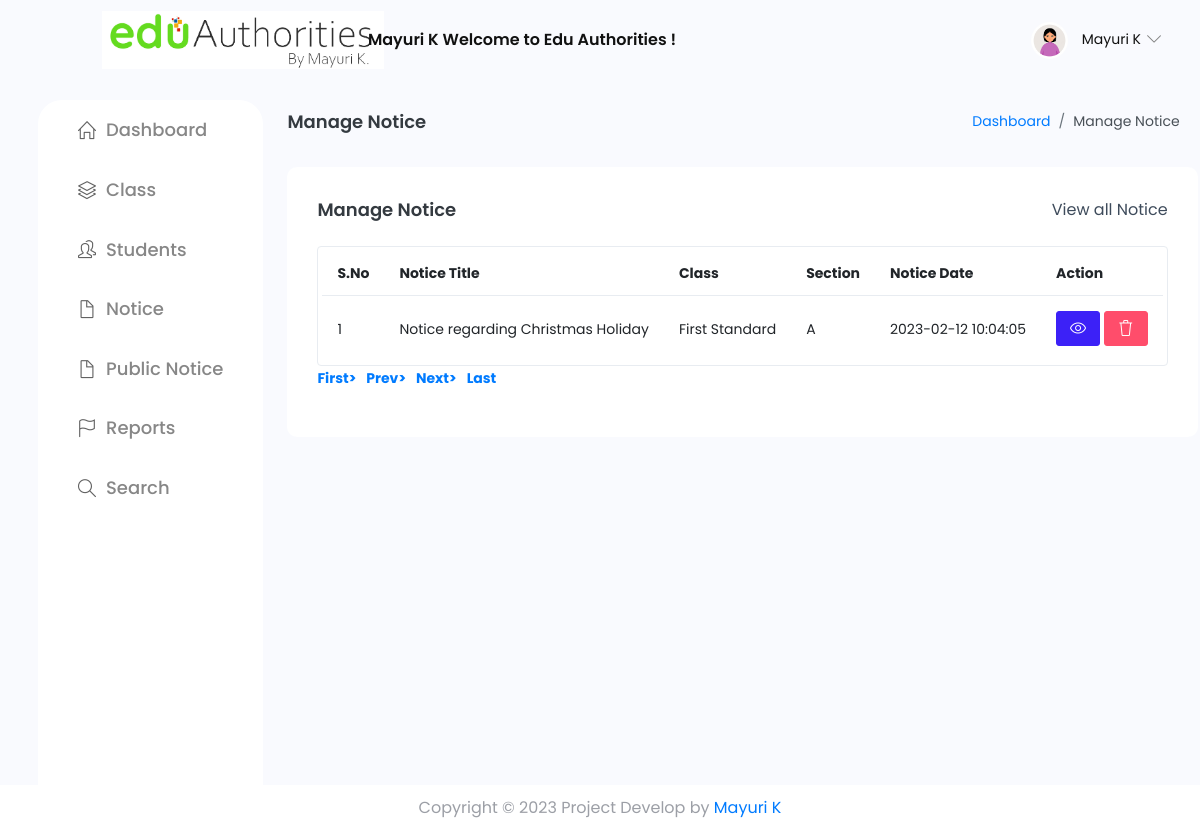
The page /manage-notice.php (signed in) on the database its author committed.
### tables this page shows
CREATE TABLE `tblnotice` (
  `ID` int(5) NOT NULL,
  `NoticeTitle` mediumtext DEFAULT NULL,
  `ClassId` int(10) DEFAULT NULL,
  `NoticeMsg` mediumtext DEFAULT NULL,
  `CreationDate` timestamp NULL DEFAULT current_timestamp()
);

CREATE TABLE `tblclass` (
  `ID` int(5) NOT NULL,
  `ClassName` varchar(50) DEFAULT NULL,
  `Section` varchar(20) DEFAULT NULL,
  `CreationDate` timestamp NULL DEFAULT current_timestamp()
);

### manage-notice.php (the view, shortened to what this page needs)
<?php
include('includes/dbconnection.php');
if (strlen($_SESSION['sturecmsaid']==0)) {
  header('location:logout.php');
  } else{
?>
     <?php include_once('includes/header.php');?>
      <div class="container-fluid page-body-wrapper">
        <?php include_once('includes/sidebar.php');?>
        <div class="main-panel">
          <div class="content-wrapper">
             <div class="page-header">
              <h3 class="page-title"> Manage Notice </h3>
              <nav aria-label="breadcrumb">
                <ol class="breadcrumb">
                  <li class="breadcrumb-item"><a href="dashboard.php">Dashboard</a></li>
                  <li class="breadcrumb-item active" aria-current="page"> Manage Notice</li>
                </ol>
              </nav>
            </div>
            <div class="row">
              <div class="col-md-12 grid-margin stretch-card">
                <div class="card">
                  <div class="card-body">
                    <div class="d-sm-flex align-items-center mb-4">
                      <h4 class="card-title mb-sm-0">Manage Notice</h4>
                      <a href="#" class="text-dark ml-auto mb-3 mb-sm-0"> View all Notice</a>
                    </div>
                    <div class="table-responsive border rounded p-1">
                      <table class="table">
                        <thead>
                          <tr>
                            <th class="font-weight-bold">S.No</th>
                            <th class="font-weight-bold">Notice Title</th>
                            <th class="font-weight-bold">Class</th>
                            <th class="font-weight-bold">Section</th>
                            <th class="font-weight-bold">Notice Date</th>
                            <th class="font-weight-bold">Action</th>
                          </tr>
                        </thead>
                        <tbody>
                           <?php
                           if (isset($_GET['pageno'])) {
            $pageno = $_GET['pageno'];
        } else {
            $pageno = 1;
        }
        $no_of_records_per_page =15;
        $offset = ($pageno-1) * $no_of_records_per_page;
       $ret = "SELECT ID FROM tblnotice";
$query1 = $dbh -> prepare($ret);
$query1->execute();
$total_rows=$query1->rowCount();
$total_pages = ceil($total_rows / $no_of_records_per_page);
$sql="SELECT tblclass.ID,tblclass.ClassName,tblclass.Section,tblnotice.NoticeTitle,tblnotice.CreationDate,tblnotice.ClassId,tblnotice.ID as nid from tblnotice join tblclass on tblclass.ID=tblnotice.ClassId LIMIT $offset, $no_of_records_per_page";
$query = $dbh -> prepare($sql);
$query->execute();
$results=$query->fetchAll(PDO::FETCH_OBJ);
$cnt=1;
if($query->rowCount() > 0)
{
foreach($results as $row)
{               ?>
                          <tr>
                            <td><?php echo htmlentities($cnt);?></td>
                            <td><?php  echo htmlentities($row->NoticeTitle);?></td>
                            <td><?php  echo htmlentities($row->ClassName);?></td>
                            <td><?php  echo htmlentities($row->Section);?></td>
                            <td><?php  echo htmlentities($row->CreationDate);?></td>
                            <td>
                              <a href="edit-notice-detail.php?editid=<?php echo htmlentities ($row->ID);?>" class="btn btn-primary btn-sm"><i class="icon-eye"></i></a>
                                                <a href="manage-notice.php?delid=<?php echo ($row->ID);?>" onclick="return confirm('Do you really want to Delete ?');" class="btn btn-danger btn-sm"> <i class="icon-trash"></i></a>
                            </td>
                          </tr><?php $cnt=$cnt+1;}} ?>
                        </tbody>
                      </table>
                    </div>
                   <div align="left">
    <ul class="pagination" >
        <li><a href="?pageno=1"><strong>First></strong></a></li>
        <li class="<?php if($pageno <= 1){ echo 'disabled'; } ?>">
            <a href="<?php if($pageno <= 1){ echo '#'; } else { echo "?pageno=".($pageno - 1); } ?>"><strong style="padding-left: 10px">Prev></strong></a>
        </li>
        <li class="<?php if($pageno >= $total_pages){ echo 'disabled'; } ?>">
            <a href="<?php if($pageno >= $total_pages){ echo '#'; } else { echo "?pageno=".($pageno + 1); } ?>"><strong style="padding-left: 10px">Next></strong></a>
        </li>
        <li><a href="?pageno=<?php echo $total_pages; ?>"><strong style="padding-left: 10px">Last</strong></a></li>
    </ul>
</div>
                  </div>
                </div>
              </div>
            </div>
          </div>
         <?php include_once('includes/footer.php');?>
<?php }  ?>

### includes/header.php (shortened to what this page needs)
<!DOCTYPE html>
<html lang="en">
  <head>
    <link rel="stylesheet" href="assets/vendors/simple-line-icons/css/simple-line-icons.css">
    <link rel="stylesheet" href="assets/vendors/flag-icon-css/css/flag-icon.min.css">
    <link rel="stylesheet" href="assets/vendors/css/vendor.bundle.base.css">
    <link rel="stylesheet" href="assets/vendors/daterangepicker/daterangepicker.css">
    <link rel="stylesheet" href="assets/vendors/chartist/chartist.min.css">
    <link rel="stylesheet" href="assets/vendors/select2/select2.min.css">
    <link rel="stylesheet" href="assets/vendors/select2-bootstrap-theme/select2-bootstrap.min.css">
    <link rel="stylesheet" href="assets/css/style.css" />
  </head>
  <body>
    <div class="container-scroller">
 <nav class="navbar default-layout-navbar col-lg-12 col-12 p-0 fixed-top d-flex flex-row">
        <div class="navbar-brand-wrapper d-flex align-items-center">
          <a class="navbar-brand brand-logo ml-auto text-right" href="dashboard.php">
            <img src="assets/images/logo.png" alt="logo" />
          </a>
        </div><?php
         $aid= $_SESSION['sturecmsaid'];
$sql="SELECT * from tbladmin where ID=:aid";
$query = $dbh -> prepare($sql);
$query->bindParam(':aid',$aid,PDO::PARAM_STR);
$query->execute();
$results=$query->fetchAll(PDO::FETCH_OBJ);
$cnt=1;
if($query->rowCount() > 0)
{
foreach($results as $row)
{               ?>
        <div class="navbar-menu-wrapper d-flex align-items-center flex-grow-1">
          <h5 class="mb-0 font-weight-medium d-none d-lg-flex mx-auto"><?php  echo htmlentities($row->AdminName);?> Welcome to Edu Authorities !</h5>
          <ul class="navbar-nav navbar-nav-right ml-auto">
            <li class="nav-item dropdown d-none d-xl-inline-flex user-dropdown">
              <a class="nav-link dropdown-toggle" id="UserDropdown" href="#" data-toggle="dropdown" aria-expanded="false">
                <img class="img-xs rounded-circle ml-2" src="assets/images/faces/face8.jpg" alt="Profile image"> <span class="font-weight-normal"> <?php  echo htmlentities($row->AdminName);?> </span></a>
                <?php $cnt=$cnt+1;}} ?>
            </li>
          </ul>
        </div>
      </nav>

### rows shown on the page
tblnotice: NoticeTitle "Notice regarding Christmas Holiday", ClassId.ClassName "First Standard", ClassId.Section "A", CreationDate "2023-02-12 10:04:05"

### other values the page prints
$row->AdminName "Mayuri K"
